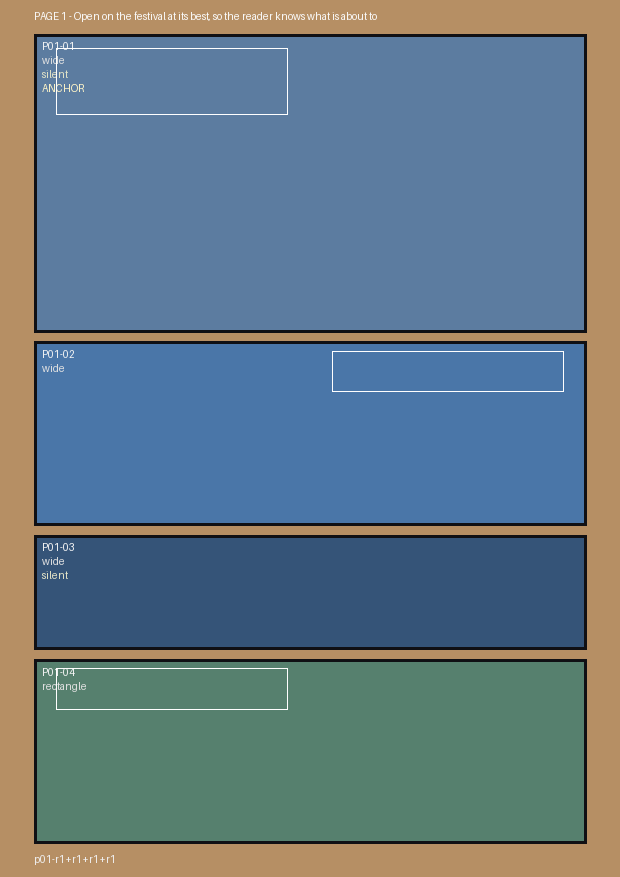
#> input picture issues/issue-001-neonblue-the-last-light-of-summer/04_storyboards/page-thumbnails/page_01.png, 620 x 877 px
$ python -i aesthetic_scorecard.py   (imports and definitions only)
#> lines starting #> are read from the running program, lines starting #| are printed output that depends on the picture; after the words box and inside, x2 and y2 are one past the last pixel; in counts of white or black regions, pixels touching at a corner belong together
#> further down, picture is the input picture: shape (877, 620, 3); mean B, G, R 132, 120.3, 100
"""
Banana Lab 2.0 - consolidated aesthetic scorecard.

Eight scored properties plus one guardrail, all of which survived independent
sceptical attack, measured from a rendered page image alone. No repo imports, no
network, no hand-placed rects, no hand-read windows.

Discarded here and NOT computed: accent_blob_share (45% of published accent
islands are lettering; art-only AUC 0.713; seed noise / gap = 1.93),
accent_lift_L (AUC 0.333; the approved cast is achromatic), flat_fill_share
(r = +0.948 with share_in_large_shapes; measures blur, not cel fills),
outline_weight p50 (published 0.96-2.15 pt fully contains current 0.96-1.92),
offpanel_printed_matter (0.000 on 14/20 published and on the current pages),
lead_figure_share_of_panel_height (published 0.464 vs current 0.424),
rule_mm (current 0.847 sits inside the published [0.339, 2.032]),
ground_chroma univariate (B06 is 0.000, identical to the current pages),
portrait_share and median_panel_aspect (do not separate under an automatic
segmenter: 11/20 and 10/20 published pages inside the current range), and
n_panels / largest_panel_share (they separate, but the target is blocked by
FORMAT_STANDARD.md, so they are a conflict to record, not a metric to chase).

Measurement contract
--------------------
Input is ONE page rendered at 300 dpi as an HxWx3 uint8 sRGB array.
  - 300 dpi is mandatory. hairline_ink_density is NOT dpi-invariant (doubling
    render dpi moved published page values +3%..+162%, median +26%), and the
    rule-weight scan windows are expressed in inches of the render.
  - The lettering detector is calibrated at 110 dpi, so score_page() downsamples
    internally. Do not feed it a 110 dpi page directly.
  - Both published PDFs are natively 5100x6599 on a 612x792 pt page = 600 dpi,
    so 300 dpi is a clean 2x downsample of the published side, not an upsample.

Two panel segmenters are used, each only where it was validated:
  panel_components()   border flood-fill, has an explicit full-bleed fallback.
                       Used for geometry, line and colour properties.
  ground_and_panels()  smooth-page-ground model. Used for the two furniture
                       properties that are *about* the page ground.

Usage
-----
    python scorecard.py            # runs the full published-vs-current study
    from scorecard import score_page, TARGETS
    score_page(rgb_300dpi)
"""
from __future__ import annotations

import json
import os
import sys

import numpy as np
import cv2
from scipy import ndimage as ndi
from skimage.morphology import skeletonize

DPI = 300.0
LETTER_DPI = 110.0

# ---------------------------------------------------------------- colour maths
_M = np.array([[.4124564, .3575761, .1804375],
               [.2126729, .7151522, .0721750],
               [.0193339, .1191920, .9503041]])
_WP = np.array([.95047, 1., 1.08883])


def srgb_to_lab(rgb):
    a = np.asarray(rgb, np.float64) / 255.0
    lin = np.where(a <= .04045, a / 12.92, ((a + .055) / 1.055) ** 2.4)
    xyz = lin @ _M.T / _WP
    e, k = 216 / 24389, 24389 / 27
    f = np.where(xyz > e, np.cbrt(xyz), (k * xyz + 16) / 116)
    return np.stack([116 * f[..., 1] - 16,
                     500 * (f[..., 0] - f[..., 1]),
                     200 * (f[..., 1] - f[..., 2])], -1)


def _chroma(lab):
    return np.hypot(lab[..., 1], lab[..., 2])


WHITE_LAB = srgb_to_lab(np.array([255.0, 255.0, 255.0]))


def _disk(px):
    px = max(3, int(round(px)) | 1)
    return cv2.getStructuringElement(cv2.MORPH_ELLIPSE, (px, px))


# ------------------------------------------------- segmenter 1: flood-fill art
def panel_components(rgb, dpi=DPI):
    """Panel interiors by flooding the page ground in from the border.

    Returns (art_mask, [per-panel masks], [per-panel bboxes], diag).
    On a full-bleed page the whole page becomes one panel, which is the
    correct reading for a cover.
    """
#> called with dpi = 300
    h, w = rgb.shape[:2]
    small = cv2.resize(rgb, (w // 4, h // 4), interpolation=cv2.INTER_AREA)
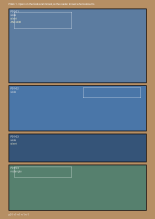
#> small: shape (219, 155, 3); mean B, G, R 132, 120.3, 100
    sh, sw = small.shape[:2]
    g = np.zeros((sh + 2, sw + 2), np.uint8)
    work = small.copy()
    seeds = ([(x, 0) for x in range(0, sw, 8)] + [(x, sh - 1) for x in range(0, sw, 8)] +
             [(0, y) for y in range(0, sh, 8)] + [(sw - 1, y) for y in range(0, sh, 8)])
    for sx, sy in seeds:
        if g[sy + 1, sx + 1]:
            continue
        cv2.floodFill(work, g, (sx, sy), 0, (6,) * 3, (6,) * 3,
                      cv2.FLOODFILL_MASK_ONLY | cv2.FLOODFILL_FIXED_RANGE | (1 << 8))
    lbl, n = ndi.label(~g[1:-1, 1:-1].astype(bool))
    keep = np.zeros(n + 1, bool)
    kept, fills, areas = [], [], []
    for i in range(1, n + 1):
        sel = lbl == i
        a = int(sel.sum())
        if a <= 0.02 * sh * sw:
            continue
        keep[i] = True
        kept.append(i)
        ys, xs = np.where(sel)
        fills.append(a / ((ys.max() - ys.min() + 1) * (xs.max() - xs.min() + 1)))
        areas.append(a)
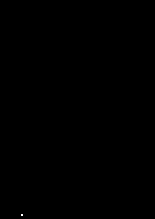
#> sel: shape (219, 155) bool; 0.01% white in thin lines or dots, all inside (x1, y1, x2, y2) = (21, 214, 23, 216)
    rect = float(np.average(fills, weights=areas)) if areas else 0.0
    m = cv2.resize(keep[lbl].astype(np.uint8), (w, h),
                   interpolation=cv2.INTER_NEAREST).astype(bool)
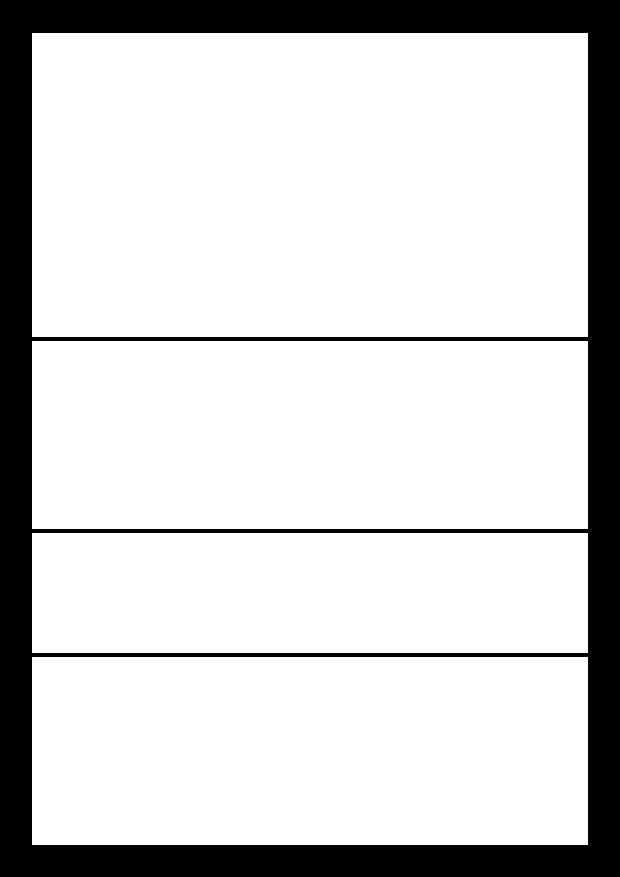
#> m: shape (877, 620) bool; 81.8% white; 1 black region, box (x1, y1, x2, y2) and area: (0, 0, 620, 877) 98940
    fullbleed = bool(rect < 0.85 or m.mean() < 0.10)
#> fullbleed = False
    er = _disk(0.045 * dpi)
    if fullbleed:
        m = np.ones((h, w), bool)
        art = cv2.erode(m.astype(np.uint8), er).astype(bool)
        comps, boxes = [art], [(0, 0, w, h)]
    else:
        art = cv2.erode(m.astype(np.uint8), er).astype(bool)
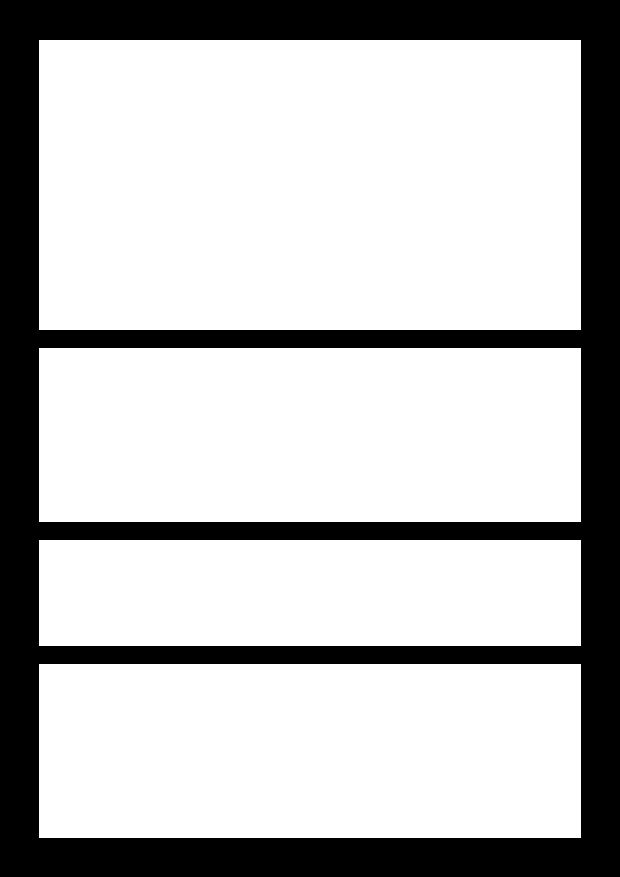
#> art: shape (877, 620) bool; 74.2% white; 1 black region, box (x1, y1, x2, y2) and area: (0, 0, 620, 877) 140492
        comps, boxes = [], []
        for i in kept:
            ci = cv2.resize((lbl == i).astype(np.uint8), (w, h),
                            interpolation=cv2.INTER_NEAREST)
            ys, xs = np.where(ci.astype(bool))
            boxes.append((int(xs.min()), int(ys.min()),
                          int(xs.max() - xs.min() + 1), int(ys.max() - ys.min() + 1)))
            comps.append(cv2.erode(ci, er).astype(bool))
#> this loop made 4 passes
#> pass 1, in panel_components, `ci = cv2.resize((lbl == i).astype(np.uint8), (w, h), interpolation=cv2..`:
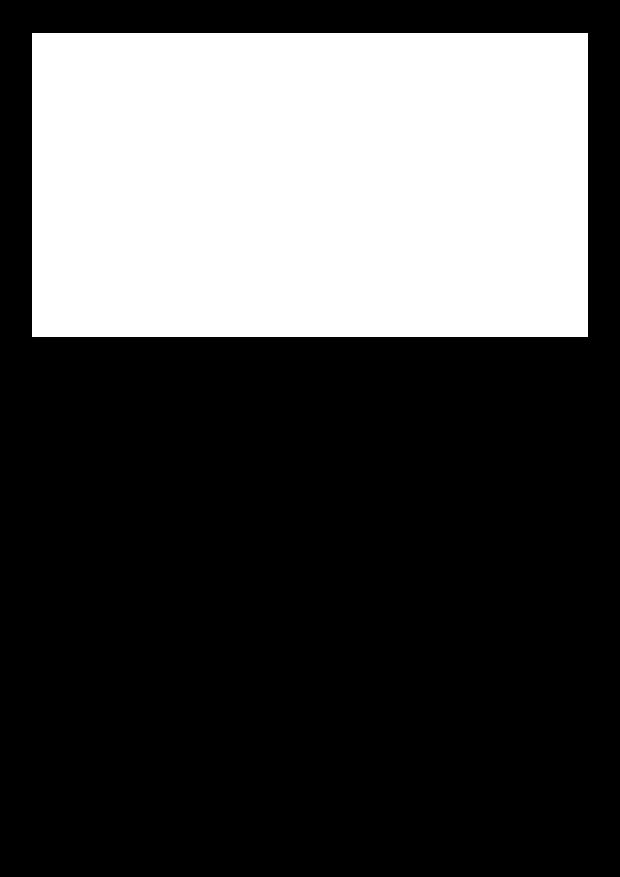
#> ci: shape (877, 620); values 0 (black) and 1 (white), 31.1% white; 1 white region, box (x1, y1, x2, y2) and area: (32, 33, 588, 337) 169024
#> pass 3, in panel_components, `ci = cv2.resize((lbl == i).astype(np.uint8), (w, h), interpolation=cv2..`:
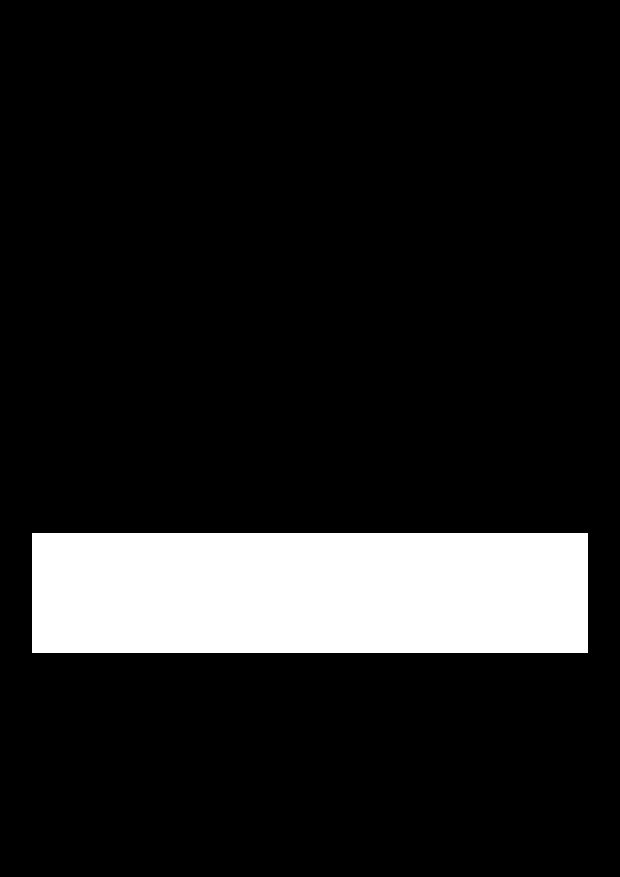
#> ci: shape (877, 620); values 0 (black) and 1 (white), 12.3% white; 1 white region, box (x1, y1, x2, y2) and area: (32, 533, 588, 653) 66720
#> after the loop:
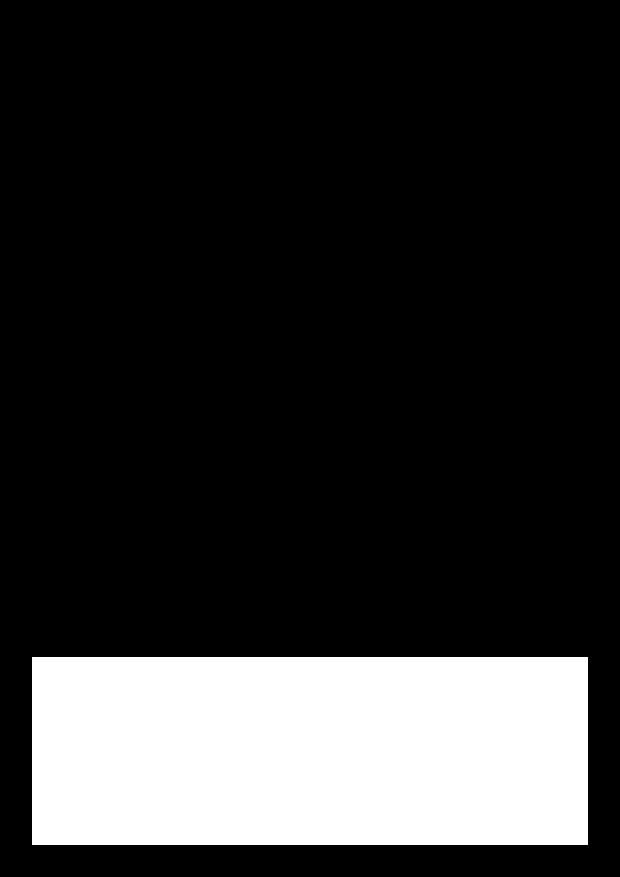
#> ci: shape (877, 620); values 0 (black) and 1 (white), 19.2% white; 1 white region, box (x1, y1, x2, y2) and area: (32, 657, 588, 845) 104528
#> after the loop, boxes = [(32, 33, 556, 304), (32, 341, 556, 188), (32, 533, 556, 120), (32, 657, 556, 188)]; comps = 4 items
    return art, comps, boxes, dict(rect=rect, fullbleed=fullbleed,
                                   n_panels=len(comps), page_share=float(m.mean()))


# ------------------------------------------- segmenter 2: smooth page ground
# [110 lines left out: functions _sd, ground_and_panels, panel_rule, page_ground, not called in this run]


# ==================================================== P3  lettering coverage
_GH = (4, 34)
_STROKE = 4.2
_HCV = .45
_BSD = .40
_PERLINE = 4
_MING = 8
_ASPECT = 2.2
_FLAT = 1.20
_SURR = 10.
_CAP = .12


def _rob(x):
    m = np.median(x)
    return float(1.4826 * np.median(np.abs(x - m)))


# [193 lines left out: functions _glyphs, _line_ok, _lines, _blocks, lettering_coverage, not called in this run]


# ============================== P4/P5  large flat shapes + hairline ink
_LARGE_SQIN = 0.05
_SHAPE_GRAD_DE = 6.0


def ink_mask(L, dpi=DPI):
    closed = cv2.morphologyEx(L.astype(np.float32), cv2.MORPH_CLOSE, _disk(0.14 * dpi))
    return (closed - L) > 18.0


# [50 lines left out: functions _local_lab_range, graphic_mass, not called in this run]


# ====================================== P6/P7  colour hierarchy per panel
_INK_L = 25.0
_WHITE_DE = 10.0


# [99 lines left out: functions _body, colour_hierarchy, score_page, not called in this run]


# Published targets and tolerances. Every target below is the median of the 20
# published pages AS MEASURED BY THIS FILE at 300 dpi - not a value carried over
# from another study. Tolerances are the published range, widened only where the
# instrument's own error is larger than the range.
TARGETS = {
    "rule_L":                dict(target=2.23,  tol="<= 10",           pub="[0.61, 17.56]"),
    "rule_chroma":           dict(target=1.26,  tol="<= 6",            pub="[0.16, 23.28]"),
    "ground_L":              dict(target=35.0,  tol="20 .. 66",        pub="[20.4, 65.9]",
                                  note="target is the median of the 8 DISTINCT boards. "
                                       "The per-page median of 55.6 only counts edition "
                                       "A reprinting one board on 9 of its 11 pages."),
    "lettering_pct":         dict(target=5.16,  tol=">= 2.0",          pub="[0.00, 12.00]",
                                  note="detector recall is 77-89% of true container "
                                       "area, so published values are a FLOOR. A09 "
                                       "reads 0.000 and is a known miss (rotated "
                                       "baseline), not an empty page."),
    "share_in_large_shapes": dict(target=0.558, tol=">= 0.26",         pub="[0.232, 0.793]"),
    "hairline_ink_density":  dict(target=2.65,  tol="0.4 .. 11.0",     pub="[0.48, 8.71]",
                                  note="TWO-SIDED and diagnostic only. Falls with any "
                                       "blur or upscale, so a low value is not "
                                       "evidence of graphic simplification. Upper "
                                       "bound is 12.81 at the published files' native "
                                       "600 dpi, hence 11.0 rather than 8.71."),
    "peak_over_field":       dict(target=54.60, tol="+/- 12",          pub="[28.7, 79.5]"),
    "n_hue_families":        dict(target=4.00,  tol="<= 5.5",          pub="[2.0, 9.0]"),
    "C_p95":                 dict(target=66.05, tol=">= 50",           pub="[31.2, 82.6]",
                                  note="GUARDRAIL, not a target. Does not separate "
                                       "(AUC 0.800, 2/20 inside the current range). "
                                       "Carried because the current output is already "
                                       "BELOW published peak chroma, so any change "
                                       "made to hit n_hue_families must not lower it."),
}

PDF_A = r"I:\MonkeyZoo Comic Strip\Fusion Squad\1\TheFusionSquad.pdf"
PDF_B = r"I:\MonkeyZoo Comic Strip\Fusion Squad\2\nft\FusionZoo The DeFusion Tapes.pdf"
CUR = (r"R:\BananaLab2.0\issues\issue-001-neonblue-the-last-light-of-summer"
       r"\09_composites\sample_pages")
CUR_FILES = ["page_00_cover.png", "page_01.png", "page_02.png"]
KEYS = ["rule_L", "rule_chroma", "ground_L", "lettering_pct",
        "share_in_large_shapes", "hairline_ink_density",
        "peak_over_field", "n_hue_families", "C_p95"]


# [55 lines left out: functions _pdf_pages, main, not called in this run]


# [2 lines not run here, left out]

>>> import cv2
>>> picture = cv2.imread('../../issues/issue-001-neonblue-the-last-light-of-summer/04_storyboards/page-thumbnails/page_01.png')
>>> result = panel_components(picture)

$ run again, on issues/issue-001-neonblue-the-last-light-of-summer/04_storyboards/page-thumbnails/page_03.png
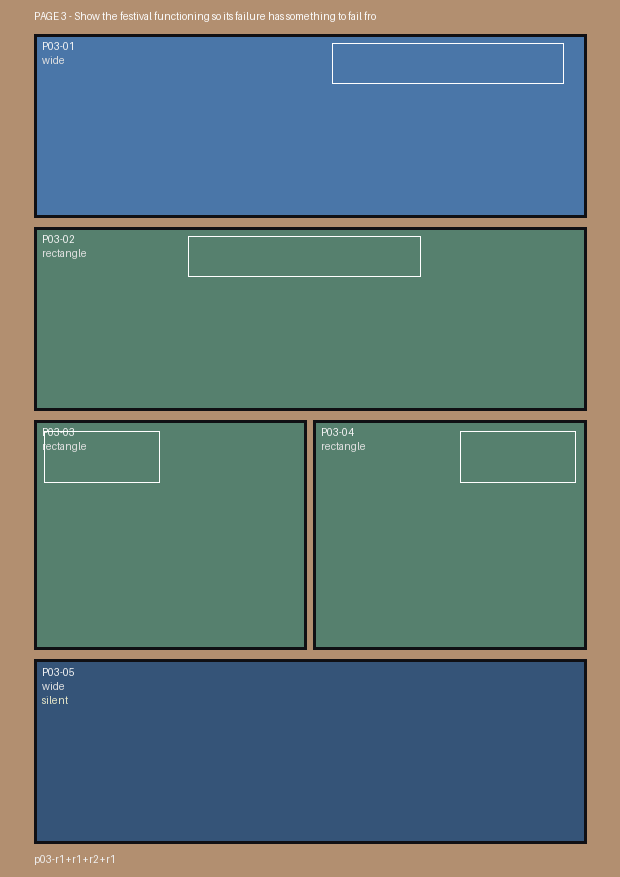
#> input picture issues/issue-001-neonblue-the-last-light-of-summer/04_storyboards/page-thumbnails/page_03.png, 620 x 877 px
#> picture is the input picture: shape (877, 620, 3); mean B, G, R 120.2, 118.2, 95.3
#> in panel_components, `m = cv2.resize(keep[lbl].astype(np.uint8), (w, h), interpolation=cv2.I..`:
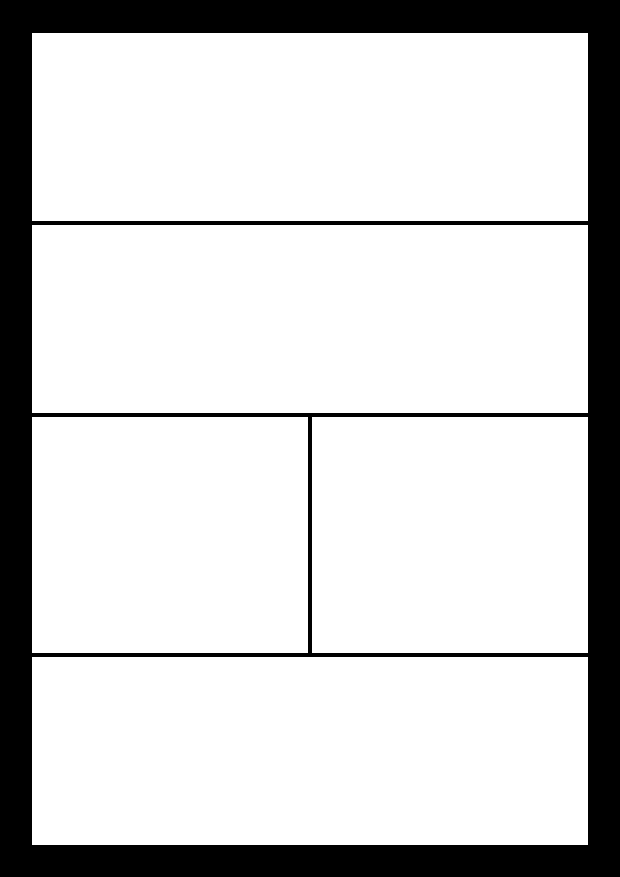
#> m: shape (877, 620) bool; 81.6% white; 1 black region, box (x1, y1, x2, y2) and area: (0, 0, 620, 877) 99884
#> fullbleed = False
#> art: shape (877, 620) bool; 73.4% white; 1 black region, box (x1, y1, x2, y2) and area: (0, 0, 620, 877) 144488
#> the loop in panel_components, `for i in kept:` made 5 passes
#> pass 3, in panel_components, `ci = cv2.resize((lbl == i).astype(np.uint8), (w, h), interpolation=cv2..`:
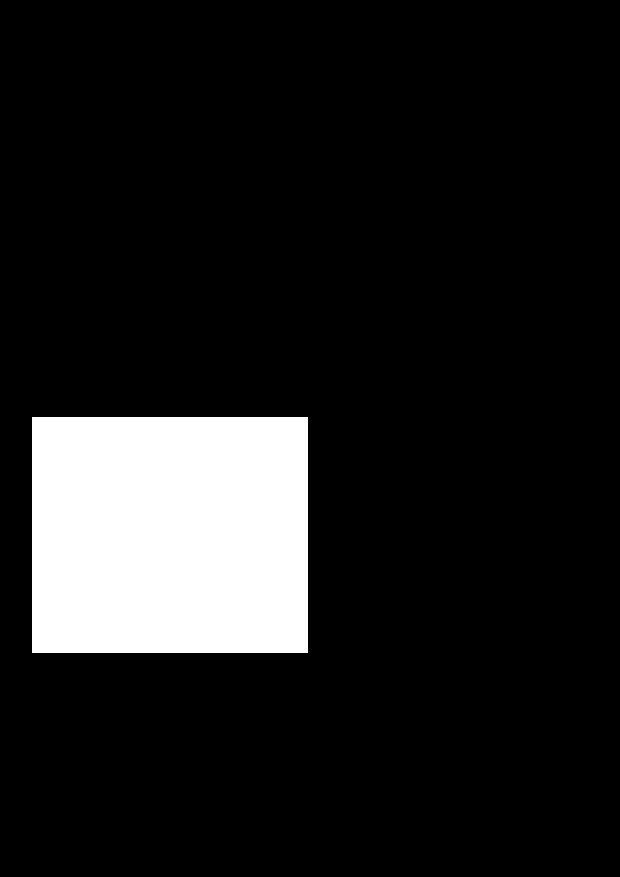
#> ci: shape (877, 620); values 0 (black) and 1 (white), 12% white; 1 white region, box (x1, y1, x2, y2) and area: (32, 417, 308, 653) 65136
#> after the loop in panel_components, `for i in kept:`: boxes = [(32, 33, 556, 188), (32, 225, 556, 188), (32, 417, 276, 236), (312, 417, 276, 236), (32, 657, 556, 188)]; comps = 5 items
